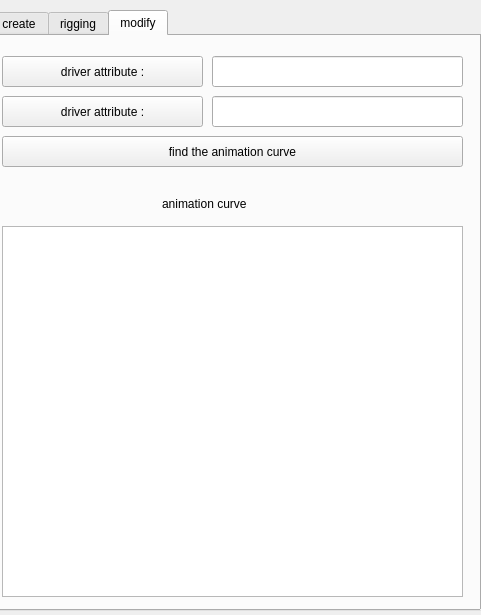
<ui version="4.0" >
 <class>clTwoDlineMakerUI</class>
 <widget class="QWidget" name="clTwoDlineMakerUI" >
  <property name="geometry" >
   <rect>
    <x>0</x>
    <y>0</y>
    <width>481</width>
    <height>615</height>
   </rect>
  </property>
  <property name="windowTitle" >
   <string>edo_clTwoDlineMakerUI</string>
  </property>
  <property name="styleSheet" >
   <string notr="true" >font: 14pt "华文琥珀";</string>
  </property>
  <widget class="QTabWidget" name="modify_2" >
   <property name="geometry" >
    <rect>
     <x>-10</x>
     <y>10</y>
     <width>491</width>
     <height>601</height>
    </rect>
   </property>
   <property name="currentIndex" >
    <number>2</number>
   </property>
   <widget class="QWidget" name="createTab" >
    <attribute name="title" >
     <string>create</string>
    </attribute>
    <widget class="QGroupBox" name="groupBox" >
     <property name="geometry" >
      <rect>
       <x>0</x>
       <y>240</y>
       <width>471</width>
       <height>211</height>
      </rect>
     </property>
     <property name="title" >
      <string>步骤提示-2</string>
     </property>
     <widget class="QLabel" name="label" >
      <property name="geometry" >
       <rect>
        <x>10</x>
        <y>20</y>
        <width>451</width>
        <height>41</height>
       </rect>
      </property>
      <property name="text" >
       <string>选择头部模型，点击下面按钮对2d曲线创建包裹变形</string>
      </property>
     </widget>
     <widget class="QLabel" name="label_2" >
      <property name="geometry" >
       <rect>
        <x>10</x>
        <y>140</y>
        <width>251</width>
        <height>41</height>
       </rect>
      </property>
      <property name="text" >
       <string>创建部分到这已经全部完成，</string>
      </property>
     </widget>
     <widget class="QLabel" name="label_4" >
      <property name="geometry" >
       <rect>
        <x>10</x>
        <y>170</y>
        <width>331</width>
        <height>41</height>
       </rect>
      </property>
      <property name="text" >
       <string>接下来切换到riggingTab进行驱动设置</string>
      </property>
     </widget>
     <widget class="QPushButton" name="pushButton_5" >
      <property name="geometry" >
       <rect>
        <x>10</x>
        <y>60</y>
        <width>451</width>
        <height>31</height>
       </rect>
      </property>
      <property name="text" >
       <string>create wrap deformer</string>
      </property>
      <property name="+command" stdset="0" >
       <string>"edo_createTwoDcurveWrap()"</string>
      </property>
     </widget>
    </widget>
    <widget class="QGroupBox" name="groupBox_2" >
     <property name="geometry" >
      <rect>
       <x>0</x>
       <y>30</y>
       <width>471</width>
       <height>151</height>
      </rect>
     </property>
     <property name="title" >
      <string>步骤提示-1</string>
     </property>
     <widget class="QPushButton" name="pushButton" >
      <property name="geometry" >
       <rect>
        <x>10</x>
        <y>90</y>
        <width>221</width>
        <height>31</height>
       </rect>
      </property>
      <property name="text" >
       <string>create curve set</string>
      </property>
      <property name="+command" stdset="0" >
       <string>"edo_createCurveSet()"</string>
      </property>
     </widget>
     <widget class="QPushButton" name="pushButton_4" >
      <property name="geometry" >
       <rect>
        <x>240</x>
        <y>90</y>
        <width>221</width>
        <height>31</height>
       </rect>
      </property>
      <property name="text" >
       <string>create stroke</string>
      </property>
      <property name="+command" stdset="0" >
       <string>"edo_createStrokeSet()"</string>
      </property>
     </widget>
     <widget class="QLabel" name="label_5" >
      <property name="geometry" >
       <rect>
        <x>10</x>
        <y>30</y>
        <width>361</width>
        <height>41</height>
       </rect>
      </property>
      <property name="text" >
       <string>首先在模型表面绘制好需要的曲线</string>
      </property>
     </widget>
    </widget>
   </widget>
   <widget class="QWidget" name="riggingTab" >
    <attribute name="title" >
     <string>rigging</string>
    </attribute>
    <widget class="QPushButton" name="pushButton_3" >
     <property name="geometry" >
      <rect>
       <x>10</x>
       <y>10</y>
       <width>461</width>
       <height>31</height>
      </rect>
     </property>
     <property name="styleSheet" >
      <string notr="true" >font: 14pt "华文琥珀";</string>
     </property>
     <property name="text" >
      <string>updata </string>
     </property>
     <property name="+command" stdset="0" >
      <string>"edo_updataTheList()"</string>
     </property>
    </widget>
    <widget class="QPushButton" name="pushButton_1" >
     <property name="geometry" >
      <rect>
       <x>10</x>
       <y>60</y>
       <width>201</width>
       <height>31</height>
      </rect>
     </property>
     <property name="styleSheet" >
      <string notr="true" >font: 14pt "华文琥珀";</string>
     </property>
     <property name="text" >
      <string>driver attribute :</string>
     </property>
     <property name="+command" stdset="0" >
      <string>"edo_loadSlectedAttribute('lineEdit')"</string>
     </property>
    </widget>
    <widget class="QLabel" name="label_1" >
     <property name="geometry" >
      <rect>
       <x>80</x>
       <y>100</y>
       <width>51</width>
       <height>16</height>
      </rect>
     </property>
     <property name="text" >
      <string>curve</string>
     </property>
    </widget>
    <widget class="QPushButton" name="pushButton_2" >
     <property name="geometry" >
      <rect>
       <x>20</x>
       <y>530</y>
       <width>451</width>
       <height>31</height>
      </rect>
     </property>
     <property name="styleSheet" >
      <string notr="true" >font: 14pt "华文琥珀";</string>
     </property>
     <property name="text" >
      <string>driven all</string>
     </property>
     <property name="+command" stdset="0" >
      <string>"edo_dirvenAll()"</string>
     </property>
    </widget>
    <widget class="QLabel" name="label_3" >
     <property name="geometry" >
      <rect>
       <x>340</x>
       <y>100</y>
       <width>111</width>
       <height>16</height>
      </rect>
     </property>
     <property name="text" >
      <string>stroke</string>
     </property>
    </widget>
    <widget class="QListWidget" name="twodstrokelist" >
     <property name="geometry" >
      <rect>
       <x>250</x>
       <y>120</y>
       <width>221</width>
       <height>321</height>
      </rect>
     </property>
     <property name="styleSheet" >
      <string notr="true" >font: 75 12pt "黑体";</string>
     </property>
    </widget>
    <widget class="QLineEdit" name="lineEdit" >
     <property name="geometry" >
      <rect>
       <x>220</x>
       <y>60</y>
       <width>251</width>
       <height>31</height>
      </rect>
     </property>
     <property name="styleSheet" >
      <string notr="true" >font: 75 12pt "黑体";</string>
     </property>
    </widget>
    <widget class="QListWidget" name="twodcurvelist" >
     <property name="geometry" >
      <rect>
       <x>10</x>
       <y>120</y>
       <width>211</width>
       <height>321</height>
      </rect>
     </property>
     <property name="styleSheet" >
      <string notr="true" >font: 75 12pt "黑体";</string>
     </property>
    </widget>
    <widget class="QPushButton" name="pushButton_6" >
     <property name="geometry" >
      <rect>
       <x>250</x>
       <y>450</y>
       <width>111</width>
       <height>31</height>
      </rect>
     </property>
     <property name="styleSheet" >
      <string notr="true" >font: 14pt "华文琥珀";</string>
     </property>
     <property name="text" >
      <string>mirror curve</string>
     </property>
     <property name="+command" stdset="0" >
      <string>"edo_mirrorTweak()"</string>
     </property>
    </widget>
    <widget class="QPushButton" name="pushButton_7" >
     <property name="geometry" >
      <rect>
       <x>10</x>
       <y>450</y>
       <width>101</width>
       <height>31</height>
      </rect>
     </property>
     <property name="styleSheet" >
      <string notr="true" >font: 14pt "华文琥珀";</string>
     </property>
     <property name="text" >
      <string>copy curve</string>
     </property>
     <property name="+command" stdset="0" >
      <string>"edo_saveCvPosition()"</string>
     </property>
    </widget>
    <widget class="QPushButton" name="pushButton_8" >
     <property name="geometry" >
      <rect>
       <x>120</x>
       <y>450</y>
       <width>101</width>
       <height>31</height>
      </rect>
     </property>
     <property name="styleSheet" >
      <string notr="true" >font: 14pt "华文琥珀";</string>
     </property>
     <property name="text" >
      <string>paste curve</string>
     </property>
     <property name="+command" stdset="0" >
      <string>"edo_loadCvPosition()"</string>
     </property>
    </widget>
    <widget class="QPushButton" name="pushButton_9" >
     <property name="geometry" >
      <rect>
       <x>370</x>
       <y>450</y>
       <width>111</width>
       <height>31</height>
      </rect>
     </property>
     <property name="styleSheet" >
      <string notr="true" >font: 14pt "华文琥珀";</string>
     </property>
     <property name="text" >
      <string>mirror stroke</string>
     </property>
     <property name="+command" stdset="0" >
      <string>"edo_mirrorStroke()"</string>
     </property>
    </widget>
    <widget class="QPushButton" name="pushButton_10" >
     <property name="geometry" >
      <rect>
       <x>10</x>
       <y>490</y>
       <width>201</width>
       <height>31</height>
      </rect>
     </property>
     <property name="styleSheet" >
      <string notr="true" >font: 14pt "华文琥珀";</string>
     </property>
     <property name="text" >
      <string>compute curve</string>
     </property>
     <property name="+command" stdset="0" >
      <string>"edo_convertCurveWarpTarget()"</string>
     </property>
    </widget>
   </widget>
   <widget class="QWidget" name="modify" >
    <attribute name="title" >
     <string>modify</string>
    </attribute>
    <widget class="QPushButton" name="pushButton_22" >
     <property name="geometry" >
      <rect>
       <x>10</x>
       <y>20</y>
       <width>201</width>
       <height>31</height>
      </rect>
     </property>
     <property name="styleSheet" >
      <string notr="true" >font: 14pt "华文琥珀";</string>
     </property>
     <property name="text" >
      <string>driver attribute :</string>
     </property>
     <property name="+command" stdset="0" >
      <string>"edo_loadSlectedAttribute('lineEdit_3')"</string>
     </property>
    </widget>
    <widget class="QLineEdit" name="lineEdit_3" >
     <property name="geometry" >
      <rect>
       <x>220</x>
       <y>20</y>
       <width>251</width>
       <height>31</height>
      </rect>
     </property>
     <property name="styleSheet" >
      <string notr="true" >font: 75 12pt "黑体";</string>
     </property>
    </widget>
    <widget class="QPushButton" name="pushButton_23" >
     <property name="geometry" >
      <rect>
       <x>10</x>
       <y>60</y>
       <width>201</width>
       <height>31</height>
      </rect>
     </property>
     <property name="styleSheet" >
      <string notr="true" >font: 14pt "华文琥珀";</string>
     </property>
     <property name="text" >
      <string>driver attribute :</string>
     </property>
     <property name="+command" stdset="0" >
      <string>"edo_loadSlectedObject('lineEdit_4')"</string>
     </property>
    </widget>
    <widget class="QLineEdit" name="lineEdit_4" >
     <property name="geometry" >
      <rect>
       <x>220</x>
       <y>60</y>
       <width>251</width>
       <height>31</height>
      </rect>
     </property>
     <property name="styleSheet" >
      <string notr="true" >font: 75 12pt "黑体";</string>
     </property>
    </widget>
    <widget class="QPushButton" name="pushButton_24" >
     <property name="geometry" >
      <rect>
       <x>10</x>
       <y>100</y>
       <width>461</width>
       <height>31</height>
      </rect>
     </property>
     <property name="styleSheet" >
      <string notr="true" >font: 14pt "华文琥珀";</string>
     </property>
     <property name="text" >
      <string>find the animation curve</string>
     </property>
     <property name="+command" stdset="0" >
      <string>"edo_findAnimationCurveFormAttribute()"</string>
     </property>
    </widget>
    <widget class="QListWidget" name="animcurvelist" >
     <property name="geometry" >
      <rect>
       <x>10</x>
       <y>190</y>
       <width>461</width>
       <height>371</height>
      </rect>
     </property>
     <property name="styleSheet" >
      <string notr="true" >font: 75 12pt "黑体";</string>
     </property>
    </widget>
    <widget class="QLabel" name="label_12" >
     <property name="geometry" >
      <rect>
       <x>170</x>
       <y>160</y>
       <width>171</width>
       <height>16</height>
      </rect>
     </property>
     <property name="text" >
      <string>animation curve</string>
     </property>
    </widget>
   </widget>
  </widget>
 </widget>
 <resources/>
 <connections/>
</ui>
